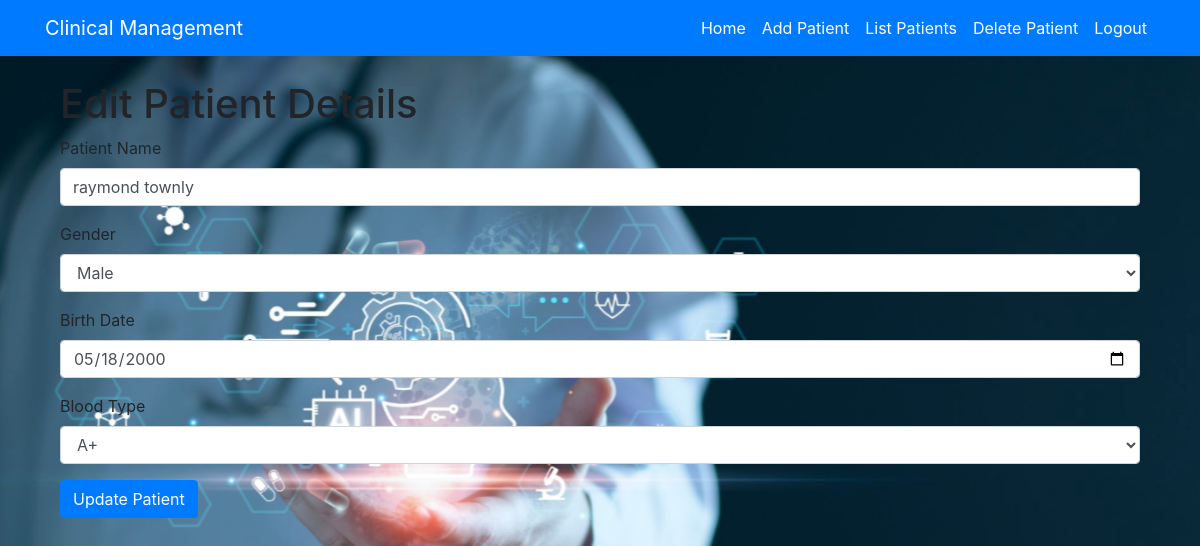
Page /edit_patient/1 (signed in) on the committed database.
### app.py (models this page shows, shortened)
class Patient(db.Model):
    __tablename__ = 'patients'
    id = db.Column(db.Integer, primary_key=True)
    name = db.Column(db.Text, nullable=False)
    gender = db.Column(db.String(50), nullable=False)
    blood_type = db.Column(db.String(50), nullable=False)
    birth_date = db.Column(db.Date, nullable=False, default='2000-01-01')
    doctor_id = db.Column(db.Integer, db.ForeignKey('doctors.id'))
    medical_records = db.relationship('MedicalRecord', backref='patient', lazy=True)

### app.py (the view, shortened to what this page needs)
@app.route('/edit_patient/<int:patient_id>', methods=['GET', 'POST'])
@login_required
def edit_patient(patient_id):
    patient = Patient.query.filter_by(id=patient_id, doctor_id=current_user.id).first()
    if not patient:
        flash("Unauthorized access or patient not found.", "danger")
        return redirect(url_for('list_patients'))
    form = EditPatientForm(obj=patient)
    return render_template('edit_patient.html', form=form, patient=patient)

### forms.py
class EditPatientForm(FlaskForm):
    name = StringField('Patient Name', validators=[DataRequired()])
    gender = SelectField('Gender', choices=[('male', 'Male'), ('female', 'Female')], validators=[DataRequired()])
    birth_date = DateField('Birth Date', format='%Y-%m-%d', validators=[DataRequired()])
    blood_type = SelectField('Blood Type', choices=[
        ('a-positive', 'A+'),
        ('a-negative', 'A-'),
        ('b-positive', 'B+'),
        ('b-negative', 'B-'),
        ('ab-positive', 'AB+'),
        ('ab-negative', 'AB-'),
        ('o-positive', 'O+'),
        ('o-negative', 'O-')
    ], validators=[DataRequired()])

### app.py (called while the page is built)
@login_manager.user_loader
def load_user(user_id):
    return Doctor.query.get(user_id)

### templates/edit_patient.html (shortened to what this page needs)
{% extends "base.html" %}
{% block content %}
<div class="container mt-4">
    <h1>Edit Patient Details</h1>
    <form method="POST">
        <div class="form-group">
            {{ form.name.label }}
            {{ form.name(class="form-control") }}
        </div>
        <div class="form-group">
            {{ form.gender.label }}
            {{ form.gender(class="form-control") }}
        </div>
        <div class="form-group">
            {{ form.birth_date.label }}
            {{ form.birth_date(class="form-control") }}
        </div>
        <div class="form-group">
            {{ form.blood_type.label }}
            {{ form.blood_type(class="form-control") }}
        </div>
        <button type="submit" class="btn btn-primary">Update Patient</button>
    </form>
</div>
{% endblock %}

### rows in the picture
Patient: name "raymond townly", gender "Male", birth_date "05/18/2000", blood_type "A+"
